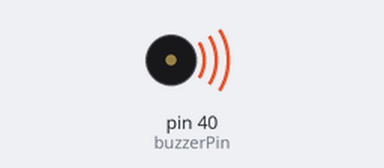
Bench run of a sketch on a simulated Arduino Mega 2560, built with avr-gcc and run on an emulated ATmega2560. On the bench: buzzer (waves = sounding).

Above: at 0.8 s.
At 8.87 s:
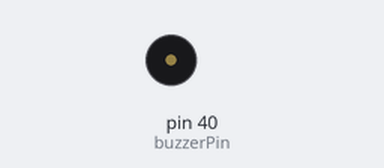
Timing chart, 0 to 9.2 s (numbered marks = the images above):
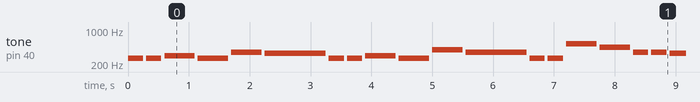

Measured:
- by itself, tone on pin 40 (buzzerPin): plays 260 Hz for 0.25 s, 262 Hz for 0.25 s, 294 Hz for 0.50 s, 262 Hz for 0.50 s, 349 Hz for 0.50 s, 330 Hz for 1.0 s … (246 notes in this stretch)

The sketch:

BuzzerBirthdayTune.ino
```cpp
/*
 Educational BoosterPack MK II - Birthday Tune
http://boosterpackdepot.info/wiki/index.php?title=Educational_BoosterPack_MK_II

 Play birthday tune through the buzzer, demonstrating
 buzzer tune() API and pitch/tone (hence music) generation

 Dec 2012 - Created for Educational BoosterPack
            buzzer Pin = 19
 Dec 2013 - Modified for Educational BoosterPack MK II
            buzzer Pin = 40
 by Dung Dang

 */
#include "pitches.h"
#define NOTE_C4_1 260

int buzzerPin = 40;

// notes in the melody:
int melody[] = {
   NOTE_C4_1,NOTE_C4, NOTE_D4, NOTE_C4,NOTE_F4,NOTE_E4,
   NOTE_C4_1,NOTE_C4,NOTE_D4,NOTE_C4,NOTE_G4,NOTE_F4,
   NOTE_C4_1,NOTE_C4,NOTE_C5,NOTE_A4,NOTE_F4,NOTE_F4, NOTE_E4,NOTE_D4,
   NOTE_AS4,NOTE_AS4,NOTE_A4,NOTE_F4,NOTE_G4,NOTE_F4};

// note durations: 4 = quarter note, 8 = eighth note, etc.:
int noteDurations[] = {
  4, 4, 2, 2,2,1,
  4, 4, 2, 2,2,1,
  4, 4, 2, 2,4,4,2,1,
  4, 4, 2, 2,2,1};

void setup()
{
pinMode(buzzerPin,OUTPUT);
}
void loop()
{
  for (int thisNote = 0; thisNote < 26; thisNote++) {

    // to calculate the note duration, take one second
    // divided by the note type.
    //e.g. quarter note = 1000 / 4, eighth note = 1000/8, etc.
    int noteDuration = 1000/noteDurations[thisNote];
    tone(buzzerPin, melody[thisNote],noteDuration);

    int pauseBetweenNotes = noteDuration + 50;      //delay between pulse
    delay(pauseBetweenNotes);

    noTone(buzzerPin);                // stop the tone playing
  }
}
```
